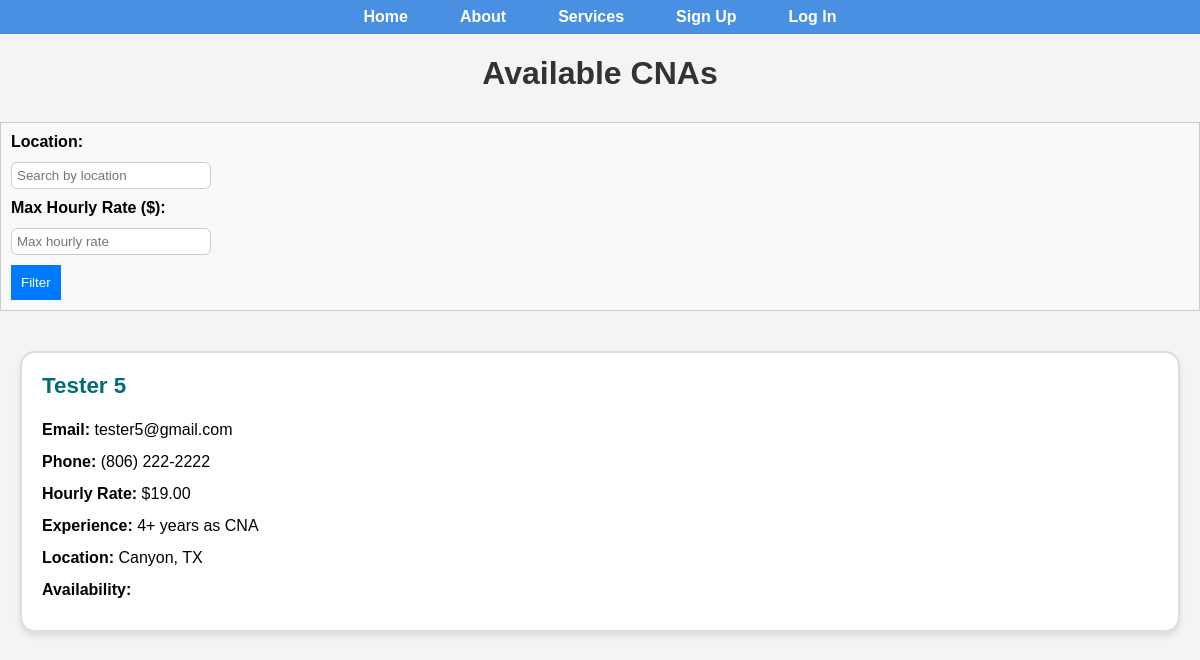
The page /cna-list/ on the database as committed earlier.
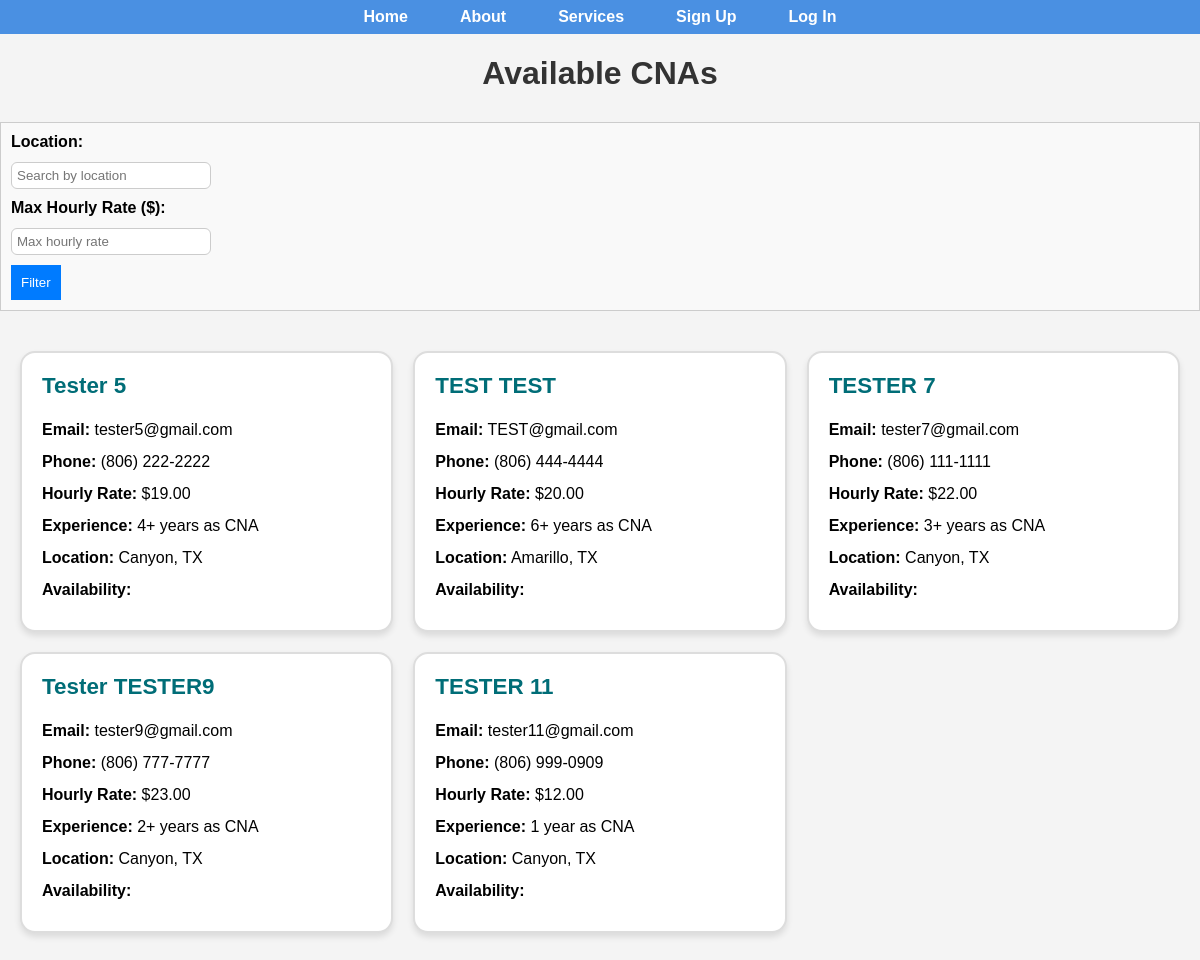
The same page on the database as committed later.
### core/models.py (models this page shows, shortened)
class CNAListing(models.Model):
    user = models.ForeignKey(settings.AUTH_USER_MODEL, on_delete=models.CASCADE, related_name='listings')  # <-- ADD THIS LINE
    first_name = models.CharField(max_length=100)
    last_name = models.CharField(max_length=100)
    email = models.EmailField()
    phone_number = models.CharField(max_length=15)
    hourly_rate = models.DecimalField(max_digits=5, decimal_places=2)
    experience = models.TextField()
    location = models.CharField(max_length=255)
    availability = models.TextField()

### core/views.py (the view)
# urls.py: path('cna-list/', views.cna_list, name='cna_list'),
def cna_list(request):
    location_filter = request.GET.get('location', '')
    experience_filter = request.GET.get('experience', '')
    hourly_rate_filter = request.GET.get('hourly_rate', '')
    cnas = CNAListing.objects.all()
    if location_filter:
        cnas = cnas.filter(location__icontains=location_filter)
    if experience_filter:
        cnas = cnas.filter(experience__icontains=experience_filter)
    if hourly_rate_filter:
        try:
            cnas = cnas.filter(hourly_rate__lte=float(hourly_rate_filter))
        except ValueError:
            pass  # If the filter is not a valid number, ignore the filter
    return render(request, 'cna_list.html', {'cnas': cnas})

### templates/cna_list.html
{% extends 'base.html' %}
{% block content %}
<h1 class="page-title">Available CNAs</h1>
<div class="filter-form">
  <form method="GET" action="{% url 'cna_list' %}">
    <div class="form-group">
      <label for="location">Location:</label>
      <input type="text" id="location" name="location" placeholder="Search by location" value="{{ request.GET.location }}">
    </div>
    <div class="form-group">
      <label for="hourly_rate">Max Hourly Rate ($):</label>
      <input type="number" id="hourly_rate" name="hourly_rate" placeholder="Max hourly rate" value="{{ request.GET.hourly_rate }}">
    </div>
    <button type="submit" class="submit-btn">Filter</button>
  </form>
</div>
<div class="cna-container">
  {% for cna in cnas %}
  <a href="{% url 'contact_cna' cna.id %}" class="cna-link">
    <div class="cna-card">
      <h2>{{ cna.first_name }} {{ cna.last_name }}</h2>
      <p><strong>Email:</strong> {{ cna.email }}</p>
      <p><strong>Phone:</strong> {{ cna.phone_number }}</p>
      <p><strong>Hourly Rate:</strong> ${{ cna.hourly_rate }}</p>
      <p><strong>Experience:</strong> {{ cna.experience }}</p>
      <p><strong>Location:</strong> {{ cna.location }}</p>
      <p><strong>Availability:</strong> {{ cna.availability|json_script:"availability" }}</p>
    </div>
  </a>
  {% empty %}
  <p>No CNAs are currently available.</p>
  {% endfor %}
</div>
{% endblock %}

Rows that differ between the two databases and show on the page:
added CNAListing: first_name "TEST", last_name "TEST", email "TEST@gmail.com", phone_number "(806) 444-4444", hourly_rate "20.00", experience "6+ years as CNA", location "Amarillo, TX"
added CNAListing: first_name "TESTER", last_name "7", email "tester7@gmail.com", phone_number "(806) 111-1111", hourly_rate "22.00", experience "3+ years as CNA", location "Canyon, TX"
added CNAListing: first_name "Tester", last_name "TESTER9", email "tester9@gmail.com", phone_number "(806) 777-7777", hourly_rate "23.00", experience "2+ years as CNA", location "Canyon, TX"
added CNAListing: first_name "TESTER", last_name "11", email "tester11@gmail.com", phone_number "(806) 999-0909", hourly_rate "12.00", experience "1 year as CNA", location "Canyon, TX"
